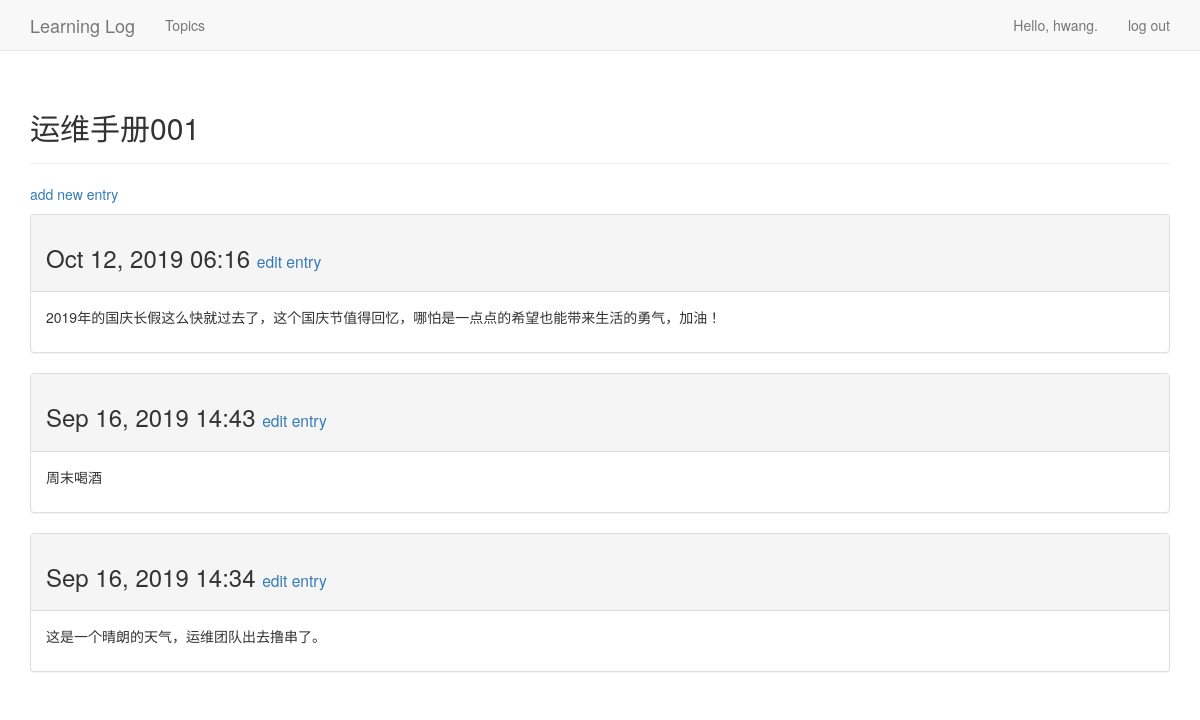
Before: /topics/6/ (signed in) with the older database file.
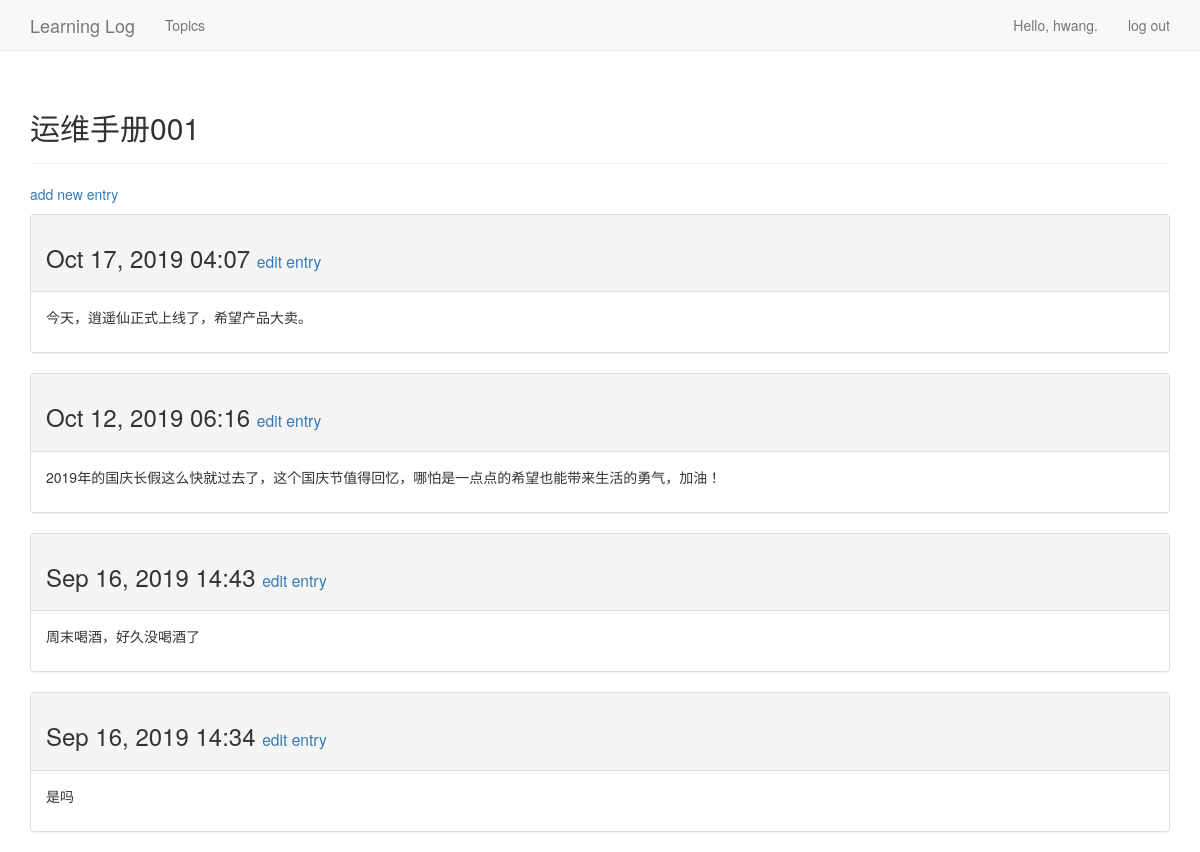
After: the same page with the newer database file.
### learning_logs/models.py (models this page shows, shortened)
class Topic(models.Model):
    text = models.CharField(max_length=200)
    date_added = models.DateTimeField(auto_now_add=True)
    owner = models.ForeignKey(User, on_delete=models.PROTECT)
    def __str__(self):
        return self.text

class Entry(models.Model):
    topic = models.ForeignKey(Topic, on_delete=models.PROTECT)
    text = models.TextField()
    date_added = models.DateTimeField(auto_now_add=True)
    class Meta:
        verbose_name_plural = 'entries'

### learning_logs/views.py (the view)
# urls.py: url(r'^topics/(?P<topic_id>\d+)/$', views.topic, name='topic'),
@login_required
def topic(request, topic_id):
    topic = get_object_or_404(Topic, id=topic_id)
    check_topic_owner(topic, request)
    entries = topic.entry_set.order_by('-date_added')
    context = {'topic': topic, 'entries': entries}
    return render(request, 'learning_logs/topic.html', context)

### learning_logs/views.py (called while the page is built)
def check_topic_owner(topic, request):
    if topic.owner != request.user:
        raise Http404

### learning_logs/templates/learning_logs/topic.html
{% extends 'learning_logs/base.html' %}
{% block header %}
  <h2>{{ topic }}</h2>
{% endblock header %}
{% block content %}
  <p>
    <a href="{% url 'learning_logs:new_entry' topic.id %}">add new entry</a>
  </p>
  {% for entry in entries %}
    <div class="panel panel-default">
      <div class="panel-heading">
        <h3>
          {{ entry.date_added|date:'M d, Y H:i' }}
          <small>
            <a href="{% url 'learning_logs:edit_entry' entry.id %}">
                edit entry</a>
          </small>
        </h3>
      </div>
      <div class="panel-body">
        {{ entry.text|linebreaks }}
      </div>
    </div>
  {% empty %}
       There are no entries for this topic yet.
  {% endfor %}
{% endblock content %}

### learning_logs/templates/learning_logs/base.html (shortened to what this page needs)
{% load bootstrap3 %}
<!DOCTYPE html>
<html lang="en">
  <head>
    {% bootstrap_css %}
  </head>
  <body>
    <nav class="navbar navbar-default navbar-static-top" role="navigation">
      <div class="container">
        <div class="navbar-header">
          <a class="navbar-brand" href="{% url 'learning_logs:index' %}">
                Learning Log</a>
        </div>
        <div id="navbar" class="navbar-collapse collapse">
          <ul class="nav navbar-nav">
            <li><a href="{% url 'learning_logs:topics' %}">Topics</a></li>
          </ul>
          <ul class="nav navbar-nav navbar-right">
            {% if user.is_authenticated %}
              <li><a>Hello, {{ user.username }}.</a></li>
              <li><a href="{% url 'users:logout' %}">log out</a></li>
            {% else %}
              <li><a href="{% url 'users:register' %}">register</a></li>
              <li><a href="{% url 'users:login' %}">log in</a></li>
            {% endif %}
          </ul>
        </div>
      </div>
    </nav>
    <div class="container">
      <div class="page-header">
        {% block header %}{% endblock header %}
      </div>
      <div>
        {% block content %}{% endblock content %}
      </div>
    </div>
  </body>
</html>

Changed rows visible on the page:
added Entry: date_added "Oct 17, 2019 04:07", text "今天，逍遥仙正式上线了，希望产品大卖。"
changed Entry: text "周末喝酒" → "周末喝酒，好久没喝酒了"
changed Entry "Sep 16, 2019 14:34": text "这是一个晴朗的天气，运维团队出去撸串了。" → "是吗"
